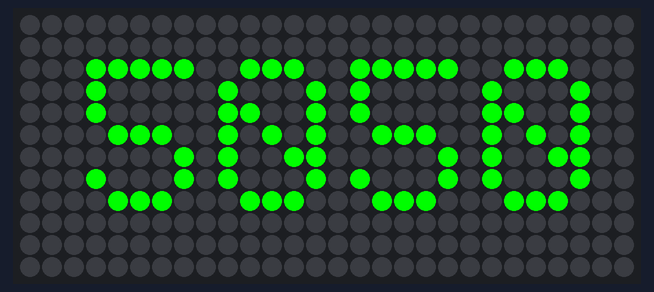
Simulated run of this sketch. Board: ATtiny85, built with avr-gcc and run on an emulated ATtiny85. Shown: 28×12 RGB LED matrix (first LED top left, wired row by row).

Above: at 1.8 s.

The sketch:

RestDisplay.ino
```cpp
// include library
#include "display.h"
//#include "gameoflife.h"
//#include "langtons_ant.h"
//#include "display_gfx.h"

//Display display;
//LangtonsAnt game(&display);

#include "display_gfx.h"

#include <Fonts/Org_01.h>
#include <Fonts/TomThumb.h>
#include <Fonts/Picopixel.h>


DisplayGFX display;

void setup() {
//  display.clear();
//  game.init();
}


void loop() {
//  display.setFont(&Picopixel );
  display.setCursor(3,3);
  display.setTextColor(0x07E0);
  display.setTextWrap(false);
  display.print("2020");

  //delay(5000);

//  game.next_step(COLOR_GOLD);
  //delay(100);
}
```

display.cpp
```cpp
#include "display.h"

Display::Display() {
#ifdef DISPLAY_ADAFRUIT
  pixels = new Adafruit_NeoPixel(DISPLAY_WIDTH * DISPLAY_HEIGHT, DATA_PIN, NEO_GRB + NEO_KHZ800);
#if defined(__AVR_ATtiny85__) && (F_CPU == 16000000)
  clock_prescale_set(clock_div_1);
#endif
  pixels->begin();
#elif defined(DISPLAY_FASTLED)
   FastLED.addLeds<NEOPIXEL, DATA_PIN>(leds, DISPLAY_WIDTH * DISPLAY_HEIGHT);
#endif

}

void Display::clear() {
#ifdef DISPLAY_ADAFRUIT
  pixels->clear();
  pixels->show();
#elif defined(DISPLAY_FASTLED)
  FastLED.clear(true);
#endif
}


void Display::set_pixel(byte x, byte y, COLOR_TYPE color) {

    int pos = (int)y * DISPLAY_WIDTH;
    pos += (y & 1) ?  DISPLAY_WIDTH - 1 -x : x;

    if (pos >= 300) {
      swapRG(color);
    }
#ifdef DISPLAY_ADAFRUIT
    pixels->setPixelColor(pos, color);
#elif defined(DISPLAY_FASTLED)
    leds[pos] = color;
#endif
}

void Display::show() {
#ifdef DISPLAY_ADAFRUIT
  pixels->show();
#elif defined(DISPLAY_FASTLED)
  FastLED.show();
#endif
}
```

display.h
```cpp
#ifndef _DISPLAY_h
#define _DISPLAY_h

#include "display_defines.h"

//define number of LED and pin
#define DATA_PIN 13
#define DISPLAY_WIDTH 28
#define DISPLAY_HEIGHT 12

class Display {
private:
#ifdef DISPLAY_ADAFRUIT
  Adafruit_NeoPixel* pixels;
#elif defined(DISPLAY_FASTLED)
  CRGB leds[DISPLAY_WIDTH * DISPLAY_HEIGHT];
#endif


public:
  Display();
  void clear();
  void set_pixel(byte x, byte y, COLOR_TYPE  color);
  void show();
  int width() { return DISPLAY_WIDTH;}
  int height() { return DISPLAY_HEIGHT;}
};

#endif
```

display_defines.h
```cpp
#ifndef _DISPLAY_DEFINES_h
#define _DISPLAY_DEFINES_h

#define DISPLAY_FASTLED

#ifdef DISPLAY_ADAFRUIT
#include <Adafruit_NeoPixel.h>
#ifdef __AVR__
  #include <avr/power.h>
#endif
#define COLOR_GOLD 0x00808000
#define COLOR_GREEN 0x00008000
#define COLOR_TYPE uint32_t
#endif

#ifdef DISPLAY_FASTLED
#include<FastLED.h>
//#define COLOR_TYPE CRGB
//#define COLOR_GOLD CRGB::Gold
//#define COLOR_GREEN CRGB::Green
#define COLOR_BLACK 0
#define COLOR_GOLD 0x00808000
#define COLOR_ANT 0x00FFFFFF
#define COLOR_TYPE uint32_t
#endif

#define swapRG(color) do \
{ \
  uint32_t dif = ((color & 0x00FF0000) >> 16) ^ ((color & 0x0000FF00) >> 8); \
  color ^= dif << 8;  \
  color ^= dif << 16; \
} while(0)

#endif
```

display_gfx.cpp
```cpp
#include "display_gfx.h"

DisplayGFX::DisplayGFX(): Adafruit_GFX(DISP_WIDTH, DISP_HEIGHT) {
  FastLED.addLeds<NEOPIXEL, DISP_PIN>(leds, DISP_WIDTH * DISP_HEIGHT);
  //FastLED.clear(true);
}

void DisplayGFX::drawPixel(int16_t x, int16_t y, uint16_t color) {

  if (x < 0 || x >= DISP_WIDTH) {
    return;
  }
  if (y < 0 || y >= DISP_HEIGHT) {
    return;
  }

  uint32_t r = (color & 0xF800) >> 8;
  uint32_t g = (color & 0x07E0) >> 3;
  uint32_t b = (color & 0x001F) << 3;

  y = DISP_HEIGHT - y - 1;

  int pos = (int)y * DISP_WIDTH;
  pos += (y & 1) ?  DISP_WIDTH - 1 -x : x;
  leds[pos] = (r << 16) | (g << 8) | b;
  FastLED.show();
}
```

display_gfx.h
```cpp
#ifndef DISPLAY_GFX_H
#define DISPLAY_GFX_H

#include "Adafruit_GFX.h"
#include<FastLED.h>

#define DISP_WIDTH 28
#define DISP_HEIGHT 12
#define DISP_PIN 13

class DisplayGFX : public Adafruit_GFX {
private:
  CRGB leds[DISP_WIDTH * DISP_HEIGHT];
public:
  DisplayGFX();
  void drawPixel(int16_t x, int16_t y, uint16_t color);
};

#endif
```

gameoflife.cpp
```cpp
#include "gameoflife.h"

void Game::init() {
  field = (bool*)malloc(display->width()*display->height());
  field_next = (bool*)malloc(display->width()*display->height());

  for (int i = 0; i < maxx*maxy; i++) {
    field[i] = false;
    field_next[i] = false;
  }
}

void Game::next_step(uint32_t color) {

  for (int8_t y = 0; y < maxy; y++) {
    for (int8_t x = 0; x < maxx; x++) {
      byte count = 0;
      for (int8_t i = -1; i <=1; i++) {
        for (int8_t j = -1; j <=1; j++) {
          if (!i && !j) {
            continue;
          }
          if (get_cell(x+i, y+j)) {
            count++;
          }
        }
      }
      if (get_cell(x, y)) {
        set_next_cell(x, y, count >1 && count < 4);
      } else {
        set_next_cell(x, y, count == 3);
      }
    }
  }

  for (int i = 0; i < maxx*maxy; i++) {
    field[i] = field_next[i];
  }
  show(color);
}

bool Game::get_cell(int8_t x, int8_t y) {
  y = (y + maxy) % maxy;
  x = (x + maxx) % maxx;
  return field[(int)y*maxx + x];
}

void Game::set_cell(int8_t x, int8_t y, bool value) {
  y = (y + maxy) % maxy;
  x = (x + maxx) % maxx;
  field[(int)y*maxx + x] = value;
}

bool Game::get_next_cell(int8_t x, int8_t y) {
  y = (y + maxy) % maxy;
  x = (x + maxx) % maxx;
  return field_next[(int)y*maxx + x];
}

void Game::set_next_cell(int8_t x, int8_t y, bool value) {
  y = (y + maxy) % maxy;
  x = (x + maxx) % maxx;
  field_next[(int)y*maxx + x] = value;
}

void Game::put_glider(byte x, byte y) {
  set_cell(x, y, true);
  set_cell(x+1, y, true);
  set_cell(x+2, y, true);
  set_cell(x+2, y+1, true);
  set_cell(x+1, y+2, true);
}

void Game::show(uint32_t color) {
  byte x = 0;
  byte y = 0;
  for (int i = 0; i < maxx*maxy; i++) {
    if (field[i]) {
      display->set_pixel(x, y, color);
    } else {
      display->set_pixel(x, y, 0);
    }
    x++;
    if (x == maxx) { x = 0; y++;}
  }
  display->show();
}
```

gameoflife.h
```cpp
#ifndef _GAMEOFLIFE_h
#define _GAMEOFLIFE_h

#include "display.h"

class Game {
  Display* display;
  bool* field;
  bool* field_next;
  bool get_cell(int8_t x, int8_t y);
  void set_cell(int8_t x, int8_t y, bool value);
  bool get_next_cell(int8_t x, int8_t y);
  void set_next_cell(int8_t x, int8_t y, bool value);
  int8_t maxx;
  int8_t maxy;
public:
  Game(Display* _display) { this->display = _display; maxx = display->width(); maxy = display->height();}
  void init();
  void put_glider(byte x, byte y);
  void next_step(uint32_t color);
  void show(uint32_t color);
};

#endif
```

langtons_ant.cpp
```cpp
#include "langtons_ant.h"

void LangtonsAnt::init() {
  field = (bool*)malloc(sizeof(bool) * maxx * maxy);
  for (int i = 0; i < maxx*maxy; i++) {
    field[i] = false;
  }
  direction = 3;
  x = maxx/2;
  y = maxy/2;
  next_color = 0;
  display->clear();
}

void LangtonsAnt::next_step(uint32_t color) {

  bool cell_state = get_cell(x, y);

  if (cell_state) {
    // At a "black" square, turn 90° counter-clockwise
    direction += 3;
  } else {
    // At a "white" square, turn 90° clockwise
    direction += 1;
  }
  direction &= 0x03;

  // flip the color of the square
  bool new_state = !cell_state;
  set_cell(x, y, new_state);

  if (new_state) {
    display->set_pixel(x, y, colors[next_color++]);
    next_color %= N_COLORS;
  } else {
    display->set_pixel(x, y, COLOR_BLACK);
  }

  // move forward one unit
  switch (direction) {
    case 0:
      y+=1;
      break;
    case 1:
      x+=1;
      break;
     case 2:
      y-=1;
      break;
     case 3:
      x-=1;
      break;
  }
  x = (x+maxx) % maxx;
  y = (y+maxy) % maxy;
  display->set_pixel(x, y, COLOR_ANT);
  display->show();
}

bool LangtonsAnt::get_cell(int8_t x, int8_t y) {
  y = (y + maxy) % maxy;
  x = (x + maxx) % maxx;
  return field[(int)y*maxx + x];
}

void LangtonsAnt::set_cell(int8_t x, int8_t y, bool value) {
  y = (y + maxy) % maxy;
  x = (x + maxx) % maxx;
  field[(int)y*maxx + x] = value;
}
```

langtons_ant.h
```cpp
#ifndef _LANGTONS_ANT_h
#define _LANGTONS_ANT_h

#include "display.h"
#include "display_defines.h"

#define N_COLORS 7

class LangtonsAnt {
  Display* display;
  bool* field;
  bool get_cell(int8_t x, int8_t y);
  void set_cell(int8_t x, int8_t y, bool value);
  int8_t maxx;
  int8_t maxy;
  byte direction;
  int8_t x;
  int8_t y;
  COLOR_TYPE colors[N_COLORS] = { 0x000080, 0x008000, 0x008080, 0x800000, 0x800080, 0x808000, 0x808080 };
  size_t next_color;
public:
  LangtonsAnt(Display* _display) { this->display = _display; maxx = display->width(); maxy = display->height(); }
  void init();
  void next_step(COLOR_TYPE color);
};

#endif
```
